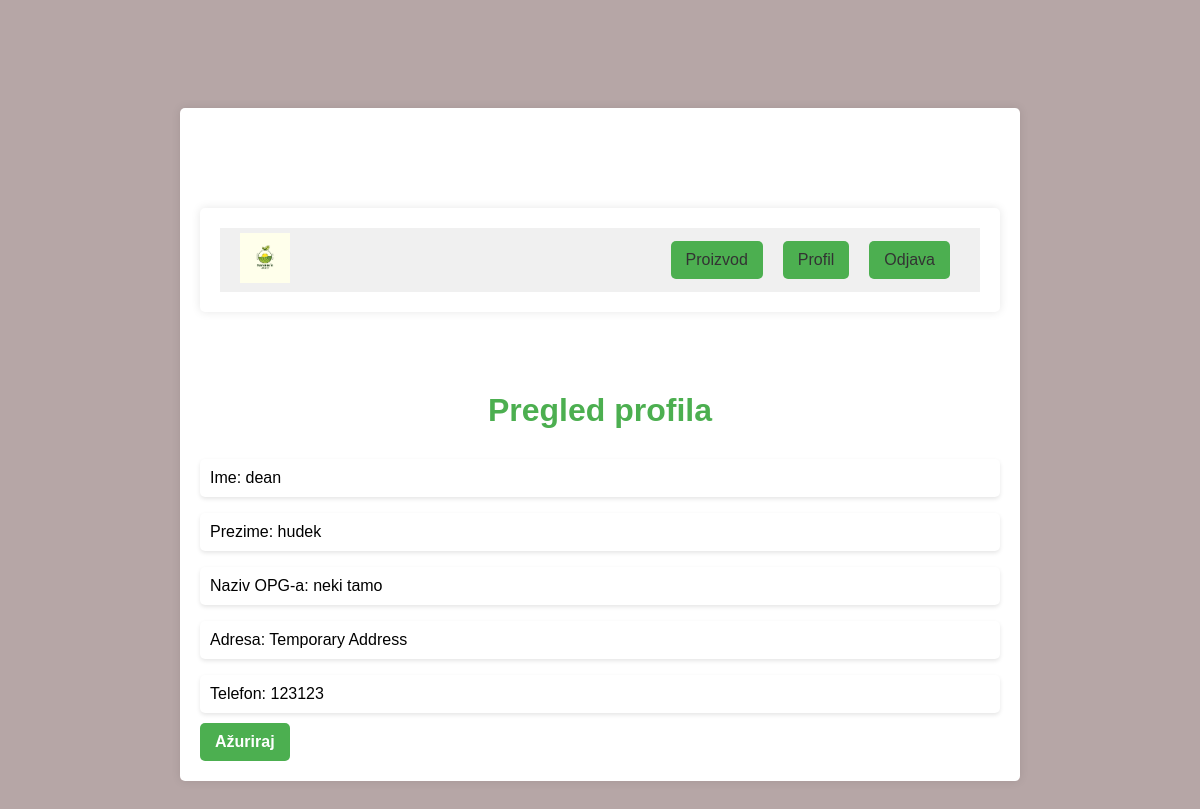
/profile/ (signed in), run on the app's committed database.
### farmapp/models.py (models this page shows)
class Farm(models.Model):
    user = models.OneToOneField(User, on_delete=models.CASCADE)
    ime = models.CharField("Ime", max_length=30)
    prezime = models.CharField("Prezime", max_length=30)
    naziv_opg = models.CharField("Naziv OPG-a", max_length=100)
    adresa = models.CharField(max_length=255)
    telefon = models.IntegerField("Telefon")
    email = models.EmailField()
    email_potvrda = models.EmailField()
    def __str__(self):
        return f"{self.ime} {self.prezime} - {self.naziv_opg}"

### farmapp/views.py (the view)
# urls.py: path('profile/', views.view_profile, name='view_profile'),
@login_required
def view_profile(request):
    try:
        user_profile = Farm.objects.get(user=request.user)
        print("user_profile: ", user_profile)
    except Farm.DoesNotExist:
        user_profile = None
    return render(request, 'farmapp/profile.html', {'user_profile': user_profile})

### farmapp/templates/farmapp/profile.html (shortened to what this page needs)
{% extends 'farmapp/main.html' %}
{% load static %}
{% block site_css %}<link rel="stylesheet" href="{% static 'farmapp/profile.css' %}">{% endblock %}
{% block content %}
    {% include 'farmapp/header.html' %}
    <body class="profile">
        <h1 class="profile_name">Pregled profila</h1>
            {% if user_profile %}
        <p class="profile__name">Ime: {{ user_profile.ime }}</p>
        <p class="profile_lastname">Prezime: {{ user_profile.prezime }}</p>
        <p class="profile__opg">Naziv OPG-a: {{ user_profile.naziv_opg }}</p>
        <p class="profile__address">Adresa: {{ user_profile.adresa }}</p>
        <p class="profile__phone">Telefon: {{ user_profile.telefon }}</p>
        {% else %}
            <p>Korisnik nije pronađen!</p>
        {% endif %}
        <a class="profile__edit" href="{% url 'edit_profile' %}">Ažuriraj</a>
    </body>
{% endblock %}

### farmapp/static/farmapp/main.css (style rules this page uses)
body { background-color: rgb(182, 166, 166); }

### farmapp/static/farmapp/profile.css (style rules this page uses)
:root { --primary-color: #4CAF50; --text-color: #333; --background-color: #f0f0f0; --detail-background-color: #fff; --font-family: 'Arial', sans-serif; }
body.profile { font-family: var(--font-family); padding: 20px; }
.profile_name { color: var(--primary-color); text-align: center; margin-bottom: 30px; }
.profile__name, .profile_lastname, .profile__opg, .profile__address, .profile__phone { background-color: var(--detail-background-color); padding: 10px; margin-bottom: 10px; border-radius: 5px; box-shadow: 0 2px 4px rgba(0,0,0,0.1); }
.profile__edit { display: inline-block; background-color: var(--primary-color); color: #fff; padding: 10px 15px; border-radius: 5px; text-decoration: none; font-weight: bold; transition: background-color 0.3s; }

### farmapp/static/farmapp/header.css (style rules this page uses)
:root { --primary-color: #4CAF50; --text-color: #333; --font-family: 'Arial', sans-serif; }

### data on the page
Farm: ime "dean", prezime "hudek", naziv_opg "neki tamo", adresa "Temporary Address", telefon "123123"
